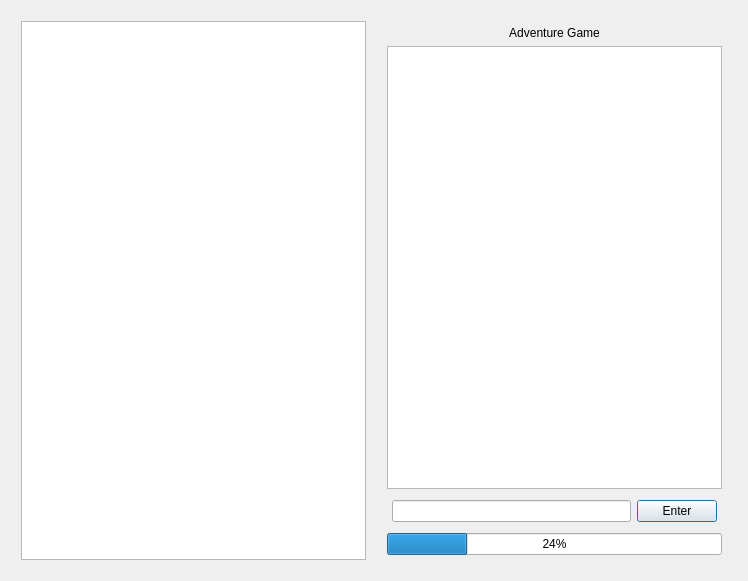
<?xml version="1.0" encoding="UTF-8"?>
<ui version="4.0">
 <class>Dialog</class>
 <widget class="QDialog" name="Dialog">
  <property name="geometry">
   <rect>
    <x>0</x>
    <y>0</y>
    <width>748</width>
    <height>581</height>
   </rect>
  </property>
  <property name="windowTitle">
   <string>Dialog</string>
  </property>
  <layout class="QGridLayout" name="gridLayout">
   <item row="0" column="0">
    <layout class="QHBoxLayout" name="horizontalLayout">
     <property name="margin">
      <number>5</number>
     </property>
     <item>
      <layout class="QVBoxLayout" name="verticalLayout">
       <property name="margin">
        <number>5</number>
       </property>
       <item>
        <widget class="QGraphicsView" name="gameGraphicsView"/>
       </item>
      </layout>
     </item>
     <item>
      <layout class="QVBoxLayout" name="verticalLayout_2">
       <property name="margin">
        <number>5</number>
       </property>
       <item>
        <layout class="QVBoxLayout" name="verticalLayout_3">
         <property name="margin">
          <number>5</number>
         </property>
         <item>
          <widget class="QLabel" name="gameLabel">
           <property name="text">
            <string>Adventure Game</string>
           </property>
           <property name="alignment">
            <set>Qt::AlignCenter</set>
           </property>
          </widget>
         </item>
         <item>
          <widget class="QTextEdit" name="descriptionTextEdit"/>
         </item>
         <item>
          <layout class="QHBoxLayout" name="horizontalLayout_3">
           <property name="margin">
            <number>5</number>
           </property>
           <item>
            <widget class="QLineEdit" name="userChoiceLineEdit"/>
           </item>
           <item>
            <widget class="QPushButton" name="enterPushButton">
             <property name="text">
              <string>Enter</string>
             </property>
            </widget>
           </item>
          </layout>
         </item>
         <item>
          <widget class="QProgressBar" name="playerProgressBar">
           <property name="value">
            <number>24</number>
           </property>
          </widget>
         </item>
        </layout>
       </item>
      </layout>
     </item>
    </layout>
   </item>
  </layout>
 </widget>
 <resources/>
 <connections/>
</ui>
